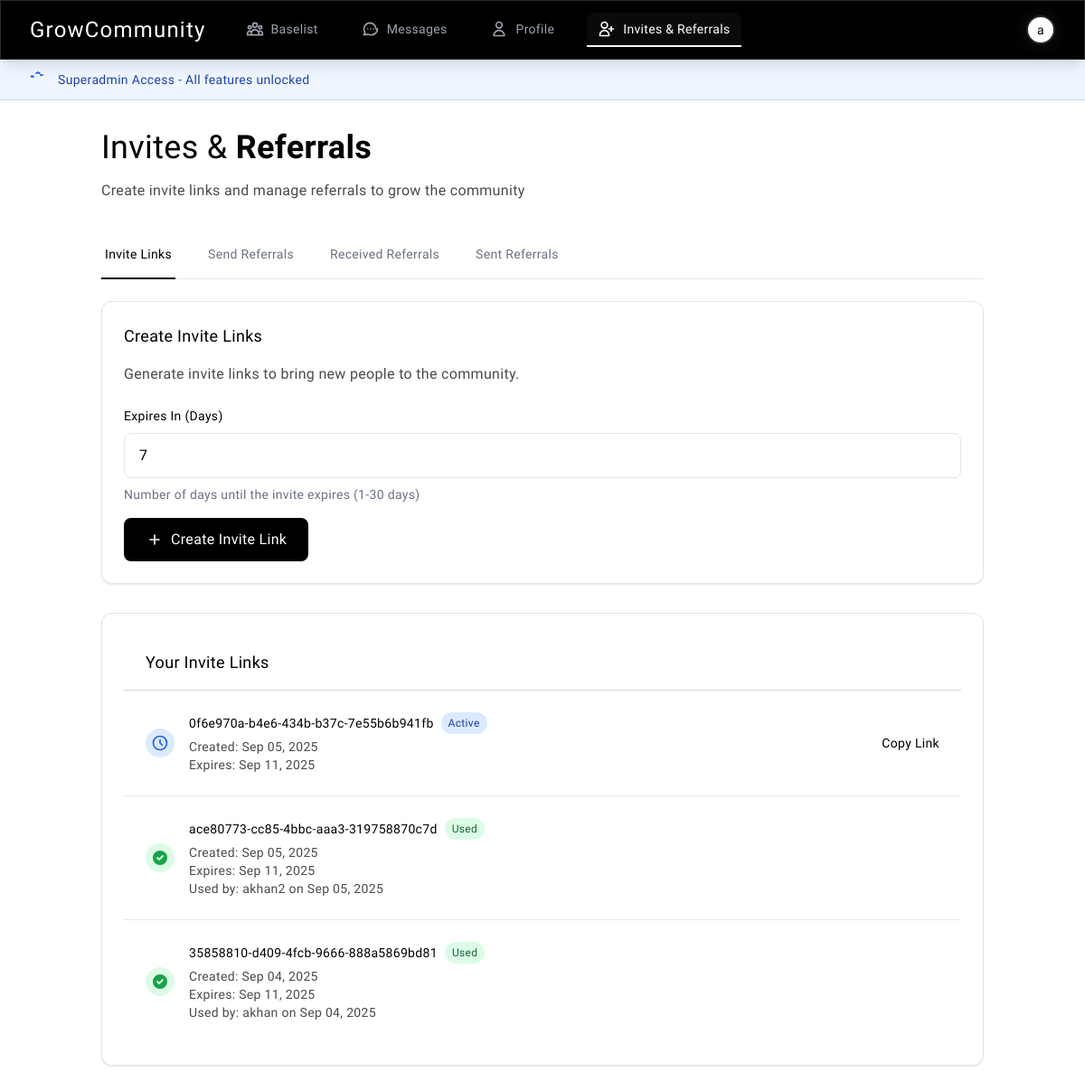
The page /invites/ (signed in) on the database as committed earlier.
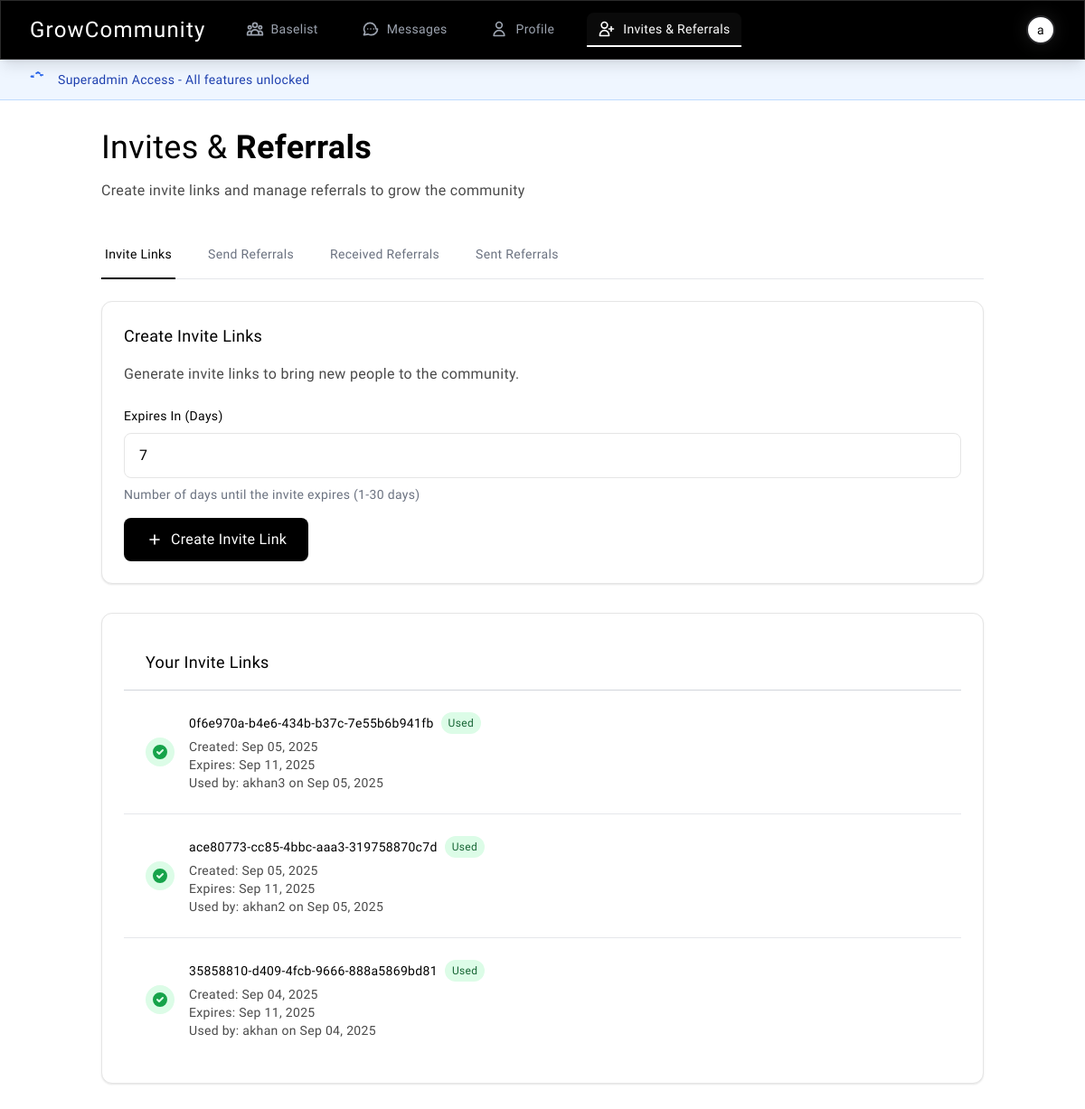
The same page on the database as committed later.
### invites/models.py (models this page shows, shortened)
class InviteLink(models.Model):
    code = models.UUIDField(default=uuid.uuid4, unique=True, editable=False)
    created_by = models.ForeignKey(User, on_delete=models.CASCADE, related_name='sent_invites')
    used_by = models.ForeignKey(User, on_delete=models.SET_NULL, null=True, blank=True, related_name='used_invite')
    is_used = models.BooleanField(default=False)
    created_date = models.DateTimeField(default=timezone.now)
    expiry_date = models.DateTimeField(null=True, blank=True)
    class Meta:
        ordering = ['-created_date']
    def is_valid(self):
        if self.is_used:
            return False
        if self.expiry_date and timezone.now() > self.expiry_date:
            return False
        return True

### invites/views.py (the view, shortened to what this page needs)
# urls.py: path('', views.my_invites, name='my_invites'),
@login_required
def my_invites(request):
    user_invites = InviteLink.objects.filter(created_by=request.user)
    profile = request.user.profile
    received_referrals = Referral.objects.filter(
        recipient_user=request.user
    ).select_related('sender').order_by('-created_at')
    sent_referrals = Referral.objects.filter(
        sender=request.user
    ).select_related('recipient_user').order_by('-created_at')
    invite_form = CreateInviteForm()
    referral_form = SendReferralForm(user=request.user)
    context = {
        'invite_form': invite_form,
        'referral_form': referral_form,
        'invites': user_invites,
        'profile': profile,
        'received_referrals': received_referrals,
        'sent_referrals': sent_referrals,
        'verification_status': {
            'is_verified': request.user.is_superuser or profile.is_verified,
            'referral_count': profile.referral_count,
            'referrals_needed': 0 if request.user.is_superuser else profile.referrals_needed,
            'needs_referrals': False if request.user.is_superuser else profile.needs_referrals,
        }
    }
    return render(request, 'invites/my_invites.html', context)

### invites/forms.py (shortened to what this page needs)
class CreateInviteForm(forms.ModelForm):
    expires_in_days = forms.IntegerField(
        min_value=1,
        max_value=30,
        initial=7,
        help_text="Number of days until the invite expires (1-30 days)",
        widget=forms.NumberInput(attrs={
            'class': 'w-full px-4 py-3 bg-zinc-800 border-2 border-gray-600 rounded-lg text-white placeholder-gray-400 focus:ring-0 focus:border-lime focus:shadow-lime transition-all duration-200',
            'placeholder': 'Enter number of days (1-30)',
        })
    )
    class Meta:
        model = InviteLink
        fields = []  # We don't include model fields directly

### profiles/models.py (called while the page is built)
    @property
    def referral_count(self):
        return Referral.objects.filter(
            recipient_user=self.user,
            status='accepted'
        ).count()

### templates/invites/my_invites.html (shortened to what the changed rows need)
{% extends 'base.html' %}
{% block content %}
<div class="container py-8">
    <div class="mb-8">
        <h1 class="text-4xl font-light text-black mb-4">
            Invites & <span class="font-semibold">Referrals</span>
        </h1>
    </div>
    <div id="invites-content" class="tab-content">
        <div class="card mb-8">
            <h2 class="text-lg font-medium text-black mb-4">Create Invite Links</h2>
        </div>
        {% if invites %}
        <div class="card overflow-hidden">
            <div class="px-6 py-4 border-b border-gray-300">
                <h2 class="text-lg font-medium text-black">Your Invite Links</h2>
            </div>
            <div class="divide-y divide-gray-200">
                {% for invite in invites %}
                <div class="p-6">
                    <div class="flex items-center justify-between">
                        <div class="flex-1">
                            <div class="flex items-center space-x-4">
                                <div class="flex-shrink-0">
                                    {% if invite.is_used %}
                                        <div class="h-8 w-8 rounded-full bg-green-100 flex items-center justify-center">
                                            <svg class="h-5 w-5 text-green-600" fill="currentColor" viewBox="0 0 20 20">
                                                <path fill-rule="evenodd" d="M10 18a8 8 0 100-16 8 8 0 000 16zm3.707-9.293a1 1 0 00-1.414-1.414L9 10.586 7.707 9.293a1 1 0 00-1.414 1.414l2 2a1 1 0 001.414 0l4-4z" clip-rule="evenodd"/>
                                            </svg>
                                        </div>
                                    {% elif invite.is_valid %}
                                        <div class="h-8 w-8 rounded-full bg-blue-100 flex items-center justify-center">
                                            <svg class="h-5 w-5 text-blue-600" fill="none" stroke="currentColor" viewBox="0 0 24 24">
                                                <path stroke-linecap="round" stroke-linejoin="round" stroke-width="2" d="M12 8v4l3 3m6-3a9 9 0 11-18 0 9 9 0 0118 0z"/>
                                            </svg>
                                        </div>
                                    {% endif %}
                                </div>
                                <div class="flex-1">
                                    <div class="flex items-center space-x-2">
                                        <h3 class="text-sm font-medium text-black">{{ invite.code }}</h3>
                                        {% if invite.is_used %}
                                            <span class="inline-flex items-center px-2 py-1 rounded-full text-xs font-medium bg-green-100 text-green-800">
                                                Used
                                            </span>
                                        {% elif invite.is_valid %}
                                            <span class="inline-flex items-center px-2 py-1 rounded-full text-xs font-medium bg-blue-100 text-blue-800">
                                                Active
                                            </span>
                                        {% else %}
                                            <span class="inline-flex items-center px-2 py-1 rounded-full text-xs font-medium bg-red-100 text-red-800">
                                                Expired
                                            </span>
                                        {% endif %}
                                    </div>
                                    <div class="mt-1 text-sm text-gray-600">
                                        <p>Created: {{ invite.created_date|date:"M d, Y" }}</p>
                                        {% if invite.expiry_date %}
                                            <p>Expires: {{ invite.expiry_date|date:"M d, Y" }}</p>
                                        {% endif %}
                                        {% if invite.is_used and invite.used_by %}
                                            <p>Used by: {{ invite.used_by.username }} on {{ invite.used_by.date_joined|date:"M d, Y" }}</p>
                                        {% endif %}
                                    </div>
                                </div>
                            </div>
                        </div>
                        <div class="flex items-center space-x-3">
                            {% if invite.is_valid %}
                                <button onclick="copyInviteLink('{{ invite.code }}')" class="text-black hover:text-gray-600 text-sm font-medium">
                                    Copy Link
                                </button>
                            {% endif %}
                        </div>
                    </div>
                </div>
                {% endfor %}
            </div>
        </div>
        {% endif %}
    </div>
</div>
{% endblock %}

Rows that differ between the two databases and show on the page:
changed InviteLink "0f6e970a-b4e6-434b-b37c-7e55b6b941fb": used_by.username (not shown) → "akhan3"; used_by.date_joined (not shown) → "Sep 05, 2025"; used_by_id empty → 7 (drawn); is_used "Active Copy Link" → "Used Used by: on"
